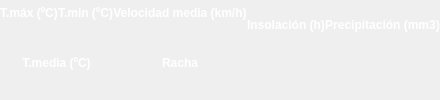
         <widget class="QWidget" name="divAemet" native="true">
          <property name="minimumSize">
           <size>
            <width>0</width>
            <height>0</height>
           </size>
          </property>
          <property name="maximumSize">
           <size>
            <width>16777215</width>
            <height>200</height>
           </size>
          </property>
          <layout class="QGridLayout" name="gridLayout_13">
           <property name="leftMargin">
            <number>0</number>
           </property>
           <property name="topMargin">
            <number>0</number>
           </property>
           <property name="rightMargin">
            <number>0</number>
           </property>
           <property name="bottomMargin">
            <number>0</number>
           </property>
           <property name="verticalSpacing">
            <number>0</number>
           </property>
           <item row="0" column="0">
            <layout class="QHBoxLayout" name="horizontalLayout_20">
             <item>
              <widget class="QWidget" name="boardTemperatura" native="true">
               <property name="styleSheet">
                <string notr="true"/>
               </property>
               <layout class="QVBoxLayout" name="verticalLayout_14">
                <property name="spacing">
                 <number>0</number>
                </property>
                <property name="leftMargin">
                 <number>0</number>
                </property>
                <property name="topMargin">
                 <number>0</number>
                </property>
                <property name="rightMargin">
                 <number>0</number>
                </property>
                <property name="bottomMargin">
                 <number>0</number>
                </property>
                <item>
                 <layout class="QHBoxLayout" name="horizontalLayout_14">
                  <item>
                   <widget class="QWidget" name="widget_12" native="true">
                    <layout class="QGridLayout" name="gridLayout_6">
                     <property name="leftMargin">
                      <number>0</number>
                     </property>
                     <property name="topMargin">
                      <number>0</number>
                     </property>
                     <property name="rightMargin">
                      <number>0</number>
                     </property>
                     <property name="bottomMargin">
                      <number>0</number>
                     </property>
                     <property name="spacing">
                      <number>0</number>
                     </property>
                     <item row="0" column="0">
                      <layout class="QVBoxLayout" name="verticalLayout_3">
                       <item>
                        <widget class="QLabel" name="label_12">
                         <property name="font">
                          <font>
                           <pointsize>9</pointsize>
                           <weight>75</weight>
                           <bold>true</bold>
                          </font>
                         </property>
                         <property name="styleSheet">
                          <string notr="true">color: rgb(255, 255, 255);</string>
                         </property>
                         <property name="text">
                          <string>T.máx (ºC)</string>
                         </property>
                         <property name="alignment">
                          <set>Qt::AlignCenter</set>
                         </property>
                        </widget>
                       </item>
                       <item>
                        <widget class="QLabel" name="txtTmaxRf">
                         <property name="font">
                          <font>
                           <pointsize>9</pointsize>
                          </font>
                         </property>
                         <property name="styleSheet">
                          <string notr="true">color: rgb(255, 255, 255);</string>
                         </property>
                         <property name="text">
                          <string/>
                         </property>
                         <property name="alignment">
                          <set>Qt::AlignCenter</set>
                         </property>
                        </widget>
                       </item>
                      </layout>
                     </item>
                    </layout>
                   </widget>
                  </item>
                  <item>
                   <widget class="QWidget" name="widget_13" native="true">
                    <layout class="QGridLayout" name="gridLayout_8">
                     <property name="leftMargin">
                      <number>0</number>
                     </property>
                     <property name="topMargin">
                      <number>0</number>
                     </property>
                     <property name="rightMargin">
                      <number>0</number>
                     </property>
                     <property name="bottomMargin">
                      <number>0</number>
                     </property>
                     <property name="spacing">
                      <number>0</number>
                     </property>
                     <item row="0" column="0">
                      <layout class="QVBoxLayout" name="verticalLayout_4">
                       <item>
                        <widget class="QLabel" name="label_13">
                         <property name="font">
                          <font>
                           <pointsize>9</pointsize>
                           <weight>75</weight>
                           <bold>true</bold>
                          </font>
                         </property>
                         <property name="styleSheet">
                          <string notr="true">color: rgb(255, 255, 255);</string>
                         </property>
                         <property name="text">
                          <string>T.min (ºC)</string>
                         </property>
                         <property name="alignment">
                          <set>Qt::AlignCenter</set>
                         </property>
                        </widget>
                       </item>
                       <item>
                        <widget class="QLabel" name="txtTminRf">
                         <property name="font">
                          <font>
                           <pointsize>9</pointsize>
                          </font>
                         </property>
                         <property name="styleSheet">
                          <string notr="true">color: rgb(255, 255, 255);</string>
                         </property>
                         <property name="text">
                          <string/>
                         </property>
                         <property name="alignment">
                          <set>Qt::AlignCenter</set>
                         </property>
                        </widget>
                       </item>
                      </layout>
                     </item>
                    </layout>
                   </widget>
                  </item>
                 </layout>
                </item>
                <item>
                 <widget class="QWidget" name="widget_14" native="true">
                  <layout class="QHBoxLayout" name="horizontalLayout_15">
                   <property name="spacing">
                    <number>0</number>
                   </property>
                   <property name="leftMargin">
                    <number>0</number>
                   </property>
                   <property name="topMargin">
                    <number>0</number>
                   </property>
                   <property name="rightMargin">
                    <number>0</number>
                   </property>
                   <property name="bottomMargin">
                    <number>0</number>
                   </property>
                   <item>
                    <layout class="QVBoxLayout" name="verticalLayout_5">
                     <item>
                      <widget class="QLabel" name="label_14">
                       <property name="font">
                        <font>
                         <pointsize>9</pointsize>
                         <weight>75</weight>
                         <bold>true</bold>
                        </font>
                       </property>
                       <property name="styleSheet">
                        <string notr="true">color: rgb(255, 255, 255);</string>
                       </property>
                       <property name="text">
                        <string>T.media (ºC)</string>
                       </property>
                       <property name="alignment">
                        <set>Qt::AlignCenter</set>
                       </property>
                      </widget>
                     </item>
                     <item>
                      <widget class="QLabel" name="txtTmediaRf">
                       <property name="font">
                        <font>
                         <pointsize>9</pointsize>
                        </font>
                       </property>
                       <property name="styleSheet">
                        <string notr="true">color: rgb(255, 255, 255);</string>
                       </property>
                       <property name="text">
                        <string/>
                       </property>
                       <property name="alignment">
                        <set>Qt::AlignCenter</set>
                       </property>
                      </widget>
                     </item>
                    </layout>
                   </item>
                  </layout>
                 </widget>
                </item>
               </layout>
              </widget>
             </item>
             <item>
              <widget class="QWidget" name="boardViento" native="true">
               <layout class="QVBoxLayout" name="verticalLayout_15">
                <property name="spacing">
                 <number>0</number>
                </property>
                <property name="leftMargin">
                 <number>0</number>
                </property>
                <property name="topMargin">
                 <number>0</number>
                </property>
                <property name="rightMargin">
                 <number>0</number>
                </property>
                <property name="bottomMargin">
                 <number>0</number>
                </property>
                <item>
                 <widget class="QWidget" name="widget_15" native="true">
                  <layout class="QHBoxLayout" name="horizontalLayout_19">
                   <property name="spacing">
                    <number>0</number>
                   </property>
                   <property name="leftMargin">
                    <number>0</number>
                   </property>
                   <property name="topMargin">
                    <number>0</number>
                   </property>
                   <property name="rightMargin">
                    <number>0</number>
                   </property>
                   <property name="bottomMargin">
                    <number>0</number>
                   </property>
                   <item>
                    <layout class="QVBoxLayout" name="verticalLayout_6">
                     <item>
                      <widget class="QLabel" name="label_15">
                       <property name="font">
                        <font>
                         <pointsize>9</pointsize>
                         <weight>75</weight>
                         <bold>true</bold>
                        </font>
                       </property>
                       <property name="styleSheet">
                        <string notr="true">color: rgb(255, 255, 255);</string>
                       </property>
                       <property name="text">
                        <string>Velocidad media (km/h)</string>
                       </property>
                       <property name="alignment">
                        <set>Qt::AlignCenter</set>
                       </property>
                      </widget>
                     </item>
                     <item>
                      <widget class="QLabel" name="txtVelMediaRf">
                       <property name="font">
                        <font>
                         <pointsize>9</pointsize>
                        </font>
                       </property>
                       <property name="styleSheet">
                        <string notr="true">color: rgb(255, 255, 255);</string>
                       </property>
                       <property name="text">
                        <string/>
                       </property>
                       <property name="alignment">
                        <set>Qt::AlignCenter</set>
                       </property>
                      </widget>
                     </item>
                    </layout>
                   </item>
                  </layout>
                 </widget>
                </item>
                <item>
                 <widget class="QWidget" name="widget_16" native="true">
                  <layout class="QHBoxLayout" name="horizontalLayout_18">
                   <property name="spacing">
                    <number>0</number>
                   </property>
                   <property name="leftMargin">
                    <number>0</number>
                   </property>
                   <property name="topMargin">
                    <number>0</number>
                   </property>
                   <property name="rightMargin">
                    <number>0</number>
                   </property>
                   <property name="bottomMargin">
                    <number>0</number>
                   </property>
                   <item>
                    <layout class="QVBoxLayout" name="verticalLayout_7">
                     <item>
                      <widget class="QLabel" name="label_16">
                       <property name="font">
                        <font>
                         <pointsize>9</pointsize>
                         <weight>75</weight>
                         <bold>true</bold>
                        </font>
                       </property>
                       <property name="styleSheet">
                        <string notr="true">color: rgb(255, 255, 255);</string>
                       </property>
                       <property name="text">
                        <string>Racha</string>
                       </property>
                       <property name="alignment">
                        <set>Qt::AlignCenter</set>
                       </property>
                      </widget>
                     </item>
                     <item>
                      <widget class="QLabel" name="txtRachaRf">
                       <property name="font">
                        <font>
                         <pointsize>9</pointsize>
                        </font>
                       </property>
                       <property name="styleSheet">
                        <string notr="true">color: rgb(255, 255, 255);</string>
                       </property>
                       <property name="text">
                        <string/>
                       </property>
                       <property name="alignment">
                        <set>Qt::AlignCenter</set>
                       </property>
                      </widget>
                     </item>
                    </layout>
                   </item>
                  </layout>
                 </widget>
                </item>
               </layout>
              </widget>
             </item>
             <item>
              <widget class="QWidget" name="boardSol" native="true">
               <property name="styleSheet">
                <string notr="true"/>
               </property>
               <layout class="QHBoxLayout" name="horizontalLayout_17">
                <property name="spacing">
                 <number>0</number>
                </property>
                <property name="leftMargin">
                 <number>0</number>
                </property>
                <property name="topMargin">
                 <number>0</number>
                </property>
                <property name="rightMargin">
                 <number>0</number>
                </property>
                <property name="bottomMargin">
                 <number>0</number>
                </property>
                <item>
                 <widget class="QWidget" name="widget_17" native="true">
                  <property name="styleSheet">
                   <string notr="true"/>
                  </property>
                  <layout class="QGridLayout" name="gridLayout_12">
                   <property name="leftMargin">
                    <number>0</number>
                   </property>
                   <property name="topMargin">
                    <number>0</number>
                   </property>
                   <property name="rightMargin">
                    <number>0</number>
                   </property>
                   <property name="bottomMargin">
                    <number>0</number>
                   </property>
                   <property name="spacing">
                    <number>0</number>
                   </property>
                   <item row="0" column="0">
                    <layout class="QVBoxLayout" name="verticalLayout_8">
                     <item>
                      <widget class="QLabel" name="label_17">
                       <property name="font">
                        <font>
                         <pointsize>9</pointsize>
                         <weight>75</weight>
                         <bold>true</bold>
                        </font>
                       </property>
                       <property name="toolTip">
                        <string/>
                       </property>
                       <property name="styleSheet">
                        <string notr="true">color: rgb(255, 255, 255);</string>
                       </property>
                       <property name="text">
                        <string>Insolación (h)</string>
                       </property>
                       <property name="alignment">
                        <set>Qt::AlignCenter</set>
                       </property>
                      </widget>
                     </item>
                     <item>
                      <widget class="QLabel" name="txtSolRf">
                       <property name="font">
                        <font>
                         <pointsize>9</pointsize>
                        </font>
                       </property>
                       <property name="styleSheet">
                        <string notr="true">color: rgb(255, 255, 255);</string>
                       </property>
                       <property name="text">
                        <string/>
                       </property>
                       <property name="alignment">
                        <set>Qt::AlignCenter</set>
                       </property>
                      </widget>
                     </item>
                    </layout>
                   </item>
                  </layout>
                 </widget>
                </item>
               </layout>
              </widget>
             </item>
             <item>
              <widget class="QWidget" name="boardPrecipitacion" native="true">
               <layout class="QHBoxLayout" name="horizontalLayout_16">
                <property name="spacing">
                 <number>0</number>
                </property>
                <property name="leftMargin">
                 <number>0</number>
                </property>
                <property name="topMargin">
                 <number>0</number>
                </property>
                <property name="rightMargin">
                 <number>0</number>
                </property>
                <property name="bottomMargin">
                 <number>0</number>
                </property>
                <item>
                 <widget class="QWidget" name="widget_18" native="true">
                  <layout class="QGridLayout" name="gridLayout_11">
                   <property name="leftMargin">
                    <number>0</number>
                   </property>
                   <property name="topMargin">
                    <number>0</number>
                   </property>
                   <property name="rightMargin">
                    <number>0</number>
                   </property>
                   <property name="bottomMargin">
                    <number>0</number>
                   </property>
                   <property name="spacing">
                    <number>0</number>
                   </property>
                   <item row="0" column="0">
                    <layout class="QVBoxLayout" name="verticalLayout_9">
                     <item>
                      <widget class="QLabel" name="label_18">
                       <property name="font">
                        <font>
                         <pointsize>9</pointsize>
                         <weight>75</weight>
                         <bold>true</bold>
                        </font>
                       </property>
                       <property name="styleSheet">
                        <string notr="true">color: rgb(255, 255, 255);</string>
                       </property>
                       <property name="text">
                        <string>Precipitación (mm3)</string>
                       </property>
                       <property name="alignment">
                        <set>Qt::AlignCenter</set>
                       </property>
                      </widget>
                     </item>
                     <item>
                      <widget class="QLabel" name="txtPrecipitacionRf">
                       <property name="font">
                        <font>
                         <pointsize>9</pointsize>
                        </font>
                       </property>
                       <property name="styleSheet">
                        <string notr="true">color: rgb(255, 255, 255);</string>
                       </property>
                       <property name="text">
                        <string/>
                       </property>
                       <property name="alignment">
                        <set>Qt::AlignCenter</set>
                       </property>
                      </widget>
                     </item>
                    </layout>
                   </item>
                  </layout>
                 </widget>
                </item>
               </layout>
              </widget>
             </item>
            </layout>
           </item>
          </layout>
         </widget>
